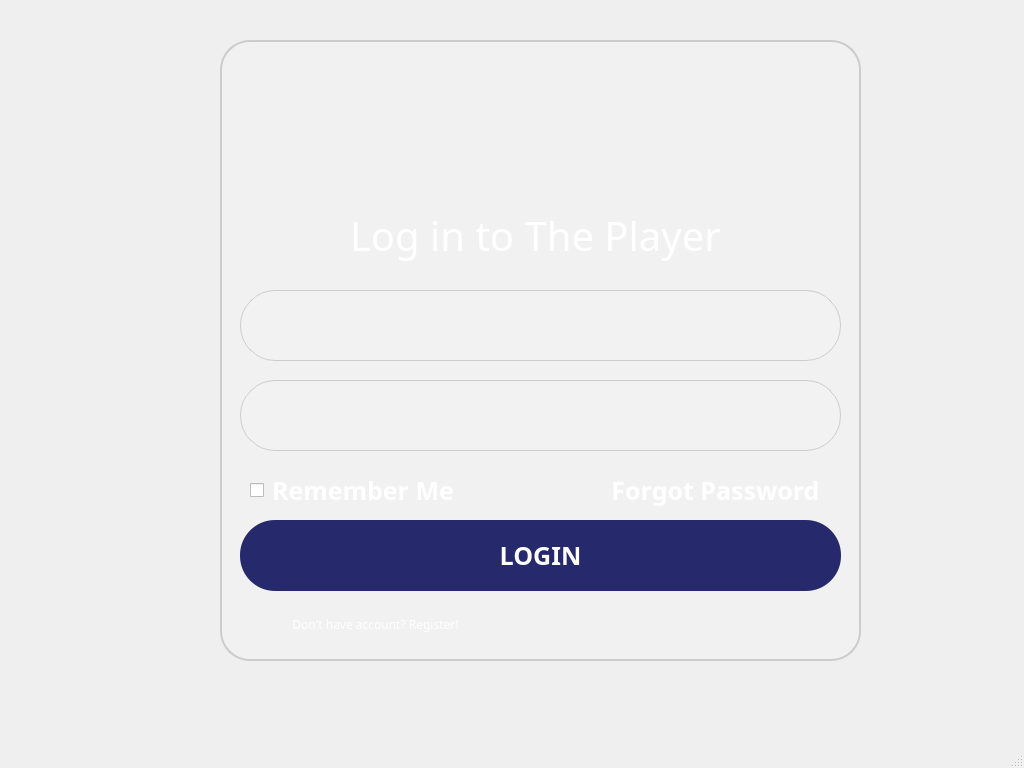
<?xml version="1.0" encoding="UTF-8"?>
<ui version="4.0">
 <class>MainWindow</class>
 <widget class="QMainWindow" name="MainWindow">
  <property name="geometry">
   <rect>
    <x>0</x>
    <y>0</y>
    <width>1024</width>
    <height>768</height>
   </rect>
  </property>
  <property name="windowTitle">
   <string>MainWindow</string>
  </property>
  <widget class="QWidget" name="centralwidget">
   <widget class="QLineEdit" name="password_input">
    <property name="geometry">
     <rect>
      <x>240</x>
      <y>380</y>
      <width>601</width>
      <height>71</height>
     </rect>
    </property>
    <property name="font">
     <font>
      <family>Segoe UI</family>
      <pointsize>-1</pointsize>
      <italic>false</italic>
      <bold>false</bold>
     </font>
    </property>
    <property name="styleSheet">
     <string notr="true">    border: 1px solid #cccccc; /* Light gray border */
    border-radius: 35px; /* Rounded corners */
    background-color: rgba(255, 255, 255, 0.1); /* Transparent-like background */
    padding: 15px; /* Padding to create space around the text */
    color: white; /* Text color */
    font: 20px &quot;Segoe UI&quot;; /* Font family and size */</string>
    </property>
    <property name="echoMode">
     <enum>QLineEdit::EchoMode::Password</enum>
    </property>
    <property name="placeholderText">
     <string>Password</string>
    </property>
   </widget>
   <widget class="QLineEdit" name="email_input">
    <property name="geometry">
     <rect>
      <x>240</x>
      <y>290</y>
      <width>601</width>
      <height>71</height>
     </rect>
    </property>
    <property name="font">
     <font>
      <family>Segoe UI</family>
      <pointsize>-1</pointsize>
      <italic>false</italic>
      <bold>false</bold>
     </font>
    </property>
    <property name="styleSheet">
     <string notr="true">    border: 1px solid #cccccc; /* Light gray border */
    border-radius: 35px; /* Rounded corners */
    background-color: rgba(255, 255, 255, 0.1); /* Transparent-like background */
    padding: 15px; /* Padding to create space around the text */
    color: white; /* Text color */
    font: 20px &quot;Segoe UI&quot;; /* Font family and size */</string>
    </property>
    <property name="echoMode">
     <enum>QLineEdit::EchoMode::Normal</enum>
    </property>
    <property name="placeholderText">
     <string>Email</string>
    </property>
   </widget>
   <widget class="QPushButton" name="login_btn">
    <property name="geometry">
     <rect>
      <x>240</x>
      <y>520</y>
      <width>601</width>
      <height>71</height>
     </rect>
    </property>
    <property name="font">
     <font>
      <family>Parkinsans Medium</family>
      <pointsize>-1</pointsize>
      <bold>true</bold>
     </font>
    </property>
    <property name="styleSheet">
     <string notr="true">  background-color: rgb(38, 41, 108); /* Light peach color */
    border: none;
    border-radius: 35px; /* Rounded corners */
    padding: 10px 20px; /* Padding for better appearance */
    font-size: 25px; /* Font size to make text readable */
    font-weight: bold;
    color: rgb(255, 255, 255); /* White text color */
    cursor: pointer;
    box-shadow: 0 4px 8px rgba(0, 0, 0, 0.2); /* Light shadow for depth */
    transition: all 0.3s ease-in-out; /* Smooth transition for hover effects */</string>
    </property>
    <property name="text">
     <string>LOGIN</string>
    </property>
   </widget>
   <widget class="QCheckBox" name="checkBox">
    <property name="geometry">
     <rect>
      <x>250</x>
      <y>480</y>
      <width>211</width>
      <height>21</height>
     </rect>
    </property>
    <property name="font">
     <font>
      <family>Parkinsans Medium</family>
      <pointsize>-1</pointsize>
      <bold>true</bold>
     </font>
    </property>
    <property name="styleSheet">
     <string notr="true">    spacing: 8px;                  /* Space between the checkbox indicator and label */
    color: ;                /* Peach color for the label text */
color: rgb(255, 255, 255);
    font-size: 25px;               /* Font size for the label text */
    font-weight: bold; </string>
    </property>
    <property name="text">
     <string>Remember Me</string>
    </property>
   </widget>
   <widget class="QPushButton" name="pushButton_2">
    <property name="geometry">
     <rect>
      <x>610</x>
      <y>475</y>
      <width>211</width>
      <height>31</height>
     </rect>
    </property>
    <property name="font">
     <font>
      <family>Parkinsans Medium</family>
      <pointsize>-1</pointsize>
      <bold>true</bold>
      <underline>false</underline>
      <strikeout>false</strikeout>
     </font>
    </property>
    <property name="autoFillBackground">
     <bool>false</bool>
    </property>
    <property name="styleSheet">
     <string notr="true">background: none; /* No background */
    border: none; /* No border */
    color: rgb(255, 255, 255); /* White text color to match the background */
    font-size: 25px; /* Small, readable text */
    cursor: pointer; /* Pointer cursor to indicate clickability */
    text-decoration: none; /* Remove underline */
    font-weight: bold; /* Make the text bold for visibility */
    transition: color 0.3s ease, text-decoration 0.3s ease; /* Smooth transition for hover effects */</string>
    </property>
    <property name="text">
     <string>Forgot Password</string>
    </property>
   </widget>
   <widget class="QLabel" name="label">
    <property name="geometry">
     <rect>
      <x>-20</x>
      <y>0</y>
      <width>1121</width>
      <height>768</height>
     </rect>
    </property>
    <property name="styleSheet">
     <string notr="true"/>
    </property>
    <property name="text">
     <string/>
    </property>
    <property name="pixmap">
     <pixmap>../img/login_bg.png</pixmap>
    </property>
    <property name="scaledContents">
     <bool>true</bool>
    </property>
   </widget>
   <widget class="QLabel" name="label_2">
    <property name="geometry">
     <rect>
      <x>430</x>
      <y>30</y>
      <width>221</width>
      <height>221</height>
     </rect>
    </property>
    <property name="styleSheet">
     <string notr="true"/>
    </property>
    <property name="text">
     <string/>
    </property>
    <property name="pixmap">
     <pixmap>../img/LOGO.png</pixmap>
    </property>
    <property name="scaledContents">
     <bool>true</bool>
    </property>
   </widget>
   <widget class="QLabel" name="label_5">
    <property name="geometry">
     <rect>
      <x>350</x>
      <y>210</y>
      <width>401</width>
      <height>51</height>
     </rect>
    </property>
    <property name="font">
     <font>
      <family>Parkinsans Medium</family>
      <pointsize>-1</pointsize>
      <bold>false</bold>
     </font>
    </property>
    <property name="styleSheet">
     <string notr="true">display: block; /* To make it take up its own line */
    text-align: center; /* Center the label */
    font-size: 40px; /* Medium font size for readability */
    color: #ffffff; /* White color to stand out against background */
    font-weight: normal; /* Normal weight to keep it subtle */</string>
    </property>
    <property name="text">
     <string>Log in to The Player</string>
    </property>
   </widget>
   <widget class="QPushButton" name="register_btn">
    <property name="geometry">
     <rect>
      <x>250</x>
      <y>610</y>
      <width>251</width>
      <height>29</height>
     </rect>
    </property>
    <property name="font">
     <font>
      <family>Parkinsans Medium</family>
     </font>
    </property>
    <property name="styleSheet">
     <string notr="true">    background: none; /* Removes background */
    border: none;     /* Removes border */
    padding: 0;       /* Removes padding */
    outline: none;    /* Removes focus outline */
    color: white;   /* Keeps text color consistent */</string>
    </property>
    <property name="text">
     <string>Don't have account? Register!</string>
    </property>
   </widget>
   <widget class="QFrame" name="frame">
    <property name="geometry">
     <rect>
      <x>220</x>
      <y>40</y>
      <width>641</width>
      <height>621</height>
     </rect>
    </property>
    <property name="styleSheet">
     <string notr="true">    border: 2px solid #cccccc; /* Light gray border */
    border-radius: 30px; /* Rounded corners */
    background-color: rgba(255, 255, 255, 0.1); /* Transparent-like background */
    padding: 15px; /* Padding to create space around the text */
</string>
    </property>
    <property name="frameShape">
     <enum>QFrame::Shape::StyledPanel</enum>
    </property>
    <property name="frameShadow">
     <enum>QFrame::Shadow::Raised</enum>
    </property>
   </widget>
   <widget class="QPushButton" name="eye_btn">
    <property name="geometry">
     <rect>
      <x>770</x>
      <y>400</y>
      <width>83</width>
      <height>29</height>
     </rect>
    </property>
    <property name="styleSheet">
     <string notr="true">    border: 0px solid #cccccc; /* Light gray border */
    border-radius: 30px; /* Rounded corners */
    background-color: rgba(255, 255, 255, 0); /* Transparent-like background */
    padding: 15px; /* Padding to create space around the text */
    color: white; /* Text color */
    font: 20px &quot;Segoe UI&quot;; /* Font family and size */</string>
    </property>
    <property name="text">
     <string/>
    </property>
    <property name="icon">
     <iconset>
      <normaloff>../img/eye-slash-solid.svg</normaloff>../img/eye-slash-solid.svg</iconset>
    </property>
    <property name="iconSize">
     <size>
      <width>30</width>
      <height>30</height>
     </size>
    </property>
   </widget>
   <zorder>label</zorder>
   <zorder>frame</zorder>
   <zorder>label_2</zorder>
   <zorder>password_input</zorder>
   <zorder>email_input</zorder>
   <zorder>login_btn</zorder>
   <zorder>checkBox</zorder>
   <zorder>pushButton_2</zorder>
   <zorder>label_5</zorder>
   <zorder>register_btn</zorder>
   <zorder>eye_btn</zorder>
  </widget>
  <widget class="QMenuBar" name="menubar">
   <property name="geometry">
    <rect>
     <x>0</x>
     <y>0</y>
     <width>1024</width>
     <height>25</height>
    </rect>
   </property>
  </widget>
  <widget class="QStatusBar" name="statusbar"/>
 </widget>
 <resources/>
 <connections/>
</ui>
